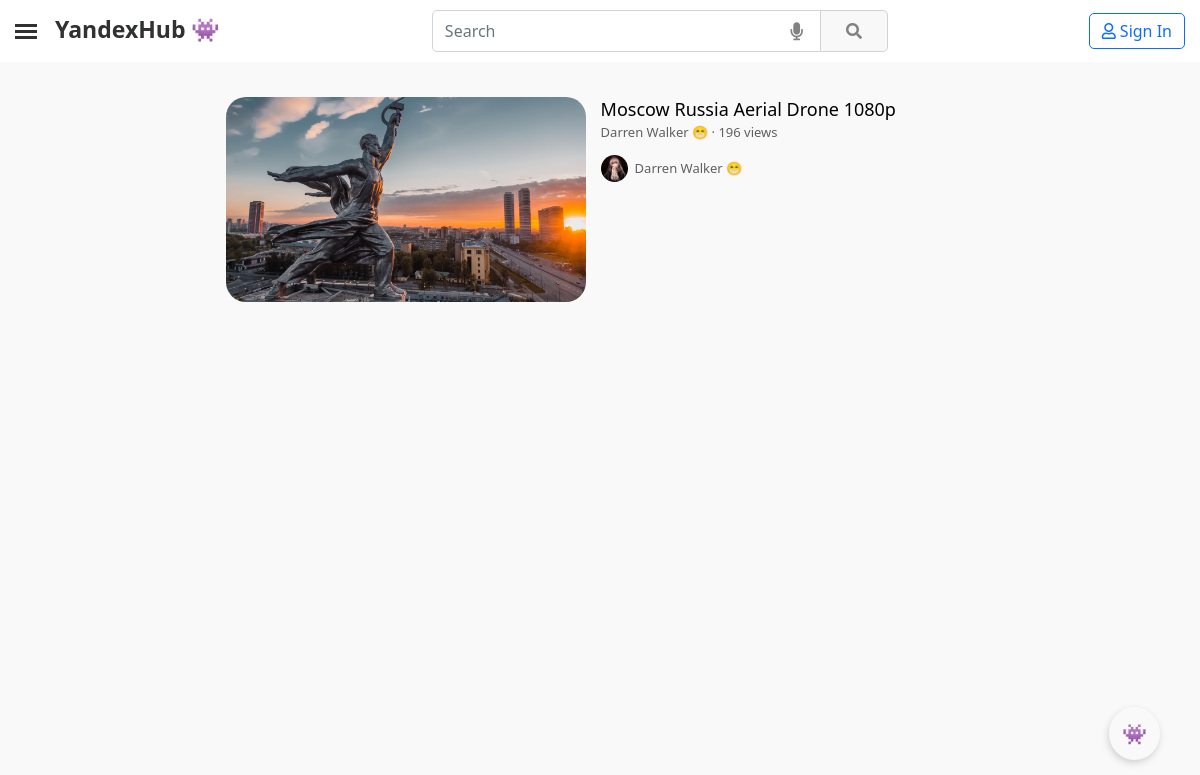
The page /results/search_query=1/ on the database as committed earlier.
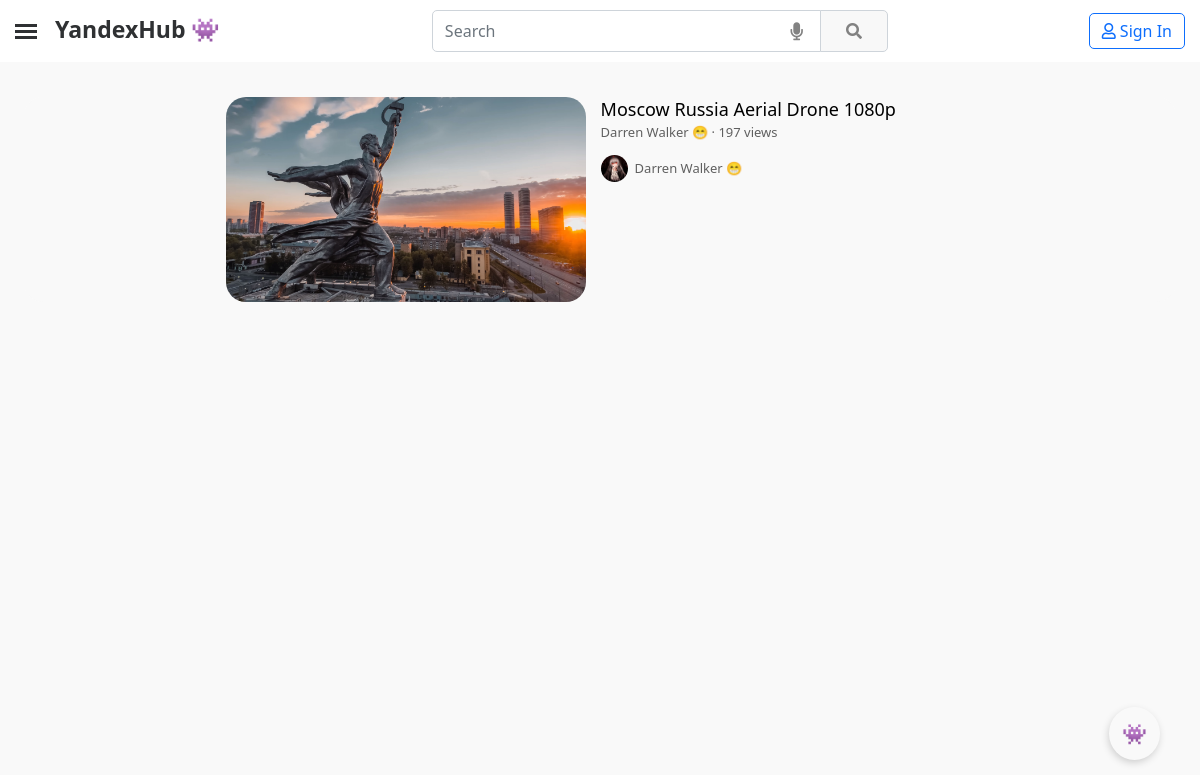
The same page on the database as committed later.
### YandexHub/apps/mainapp/models.py (models this page shows, shortened)
class Video(models.Model):
    video_id = models.CharField(blank=True, null=True, max_length=32)
    creator = models.ForeignKey(CustomUser, on_delete=models.CASCADE, null=False, related_name='video_creator')
    video = models.FileField(upload_to='videos/')
    video_banner = models.ImageField(upload_to='video_banners/')
    views = models.BigIntegerField(default=0)
    likes = models.BigIntegerField(default=0)
    dislikes = models.BigIntegerField(default=0)
    comments = models.BigIntegerField(default=0)
    coefficient = models.FloatField(default=0)
    title = models.CharField(max_length=150)
    description = models.TextField(blank=True, null=True, max_length=1000000)
    date_created = models.DateTimeField(auto_now_add=True, db_index=True)

class CustomUser(AbstractUser):
    user_id = models.CharField(blank=True, null=True, max_length=24)
    email = models.EmailField(null=True, unique=True)
    username = models.CharField(blank=True, null=True, max_length=25)
    avatar = models.ImageField(blank=True, null=True, upload_to = 'avatars/', default='avatars/default/default_avatar.png')
    banner = models.ImageField(blank=True, null=True, upload_to='users_banners/')
    all_views = models.BigIntegerField(default=0)
    all_comments = models.BigIntegerField(default=0)
    all_likes = models.BigIntegerField(default=0)
    all_dislikes = models.BigIntegerField(default=0)
    all_subscribers = models.BigIntegerField(default=0)
    all_notifications = models.BigIntegerField(default=0)
    all_posts_likes = models.BigIntegerField(default=0)
    all_posts_dislikes = models.BigIntegerField(default=0)
    description = models.TextField(blank=True, null=True, max_length=5000)
    contact_email  = models.CharField(blank=True, null=True, max_length=75)
    location = models.CharField(blank=True, null=True, max_length=50)
    vk_link = models.CharField(blank=True, null=True, max_length=150)
    instagram_link = models.CharField(blank=True, null=True, max_length=150)
    facebook_link = models.CharField(blank=True, null=True, max_length=150)
    reddit_link = models.CharField(blank=True, null=True, max_length=150)
    telegram_link = models.CharField(blank=True, null=True, max_length=150)
    twitter_link = models.CharField(blank=True, null=True, max_length=150)
    website_link = models.CharField(blank=True, null=True, max_length=150)
    telegram = models.CharField(blank=True, null=True, max_length=150)
    date_created = models.DateTimeField(auto_now_add=True, db_index=True)
    REQUIRED_FIELDS = ['username']
    USERNAME_FIELD = 'email'

### YandexHub/apps/mainapp/views.py (the view)
# urls.py: path('results/search_query=<str:pk>/', SearchView.as_view(), name='search_page'),
class SearchView(ListView):
    template_name = "video/search/search.html"
    paginate_by = 10
    queryset = Video
    context_object_name = "videos"
    def get_queryset(self):
        return Video.objects.filter(title__icontains=self.kwargs['pk']).order_by('-coefficient')
    def get_context_data(self, **kwargs):
        context = super(SearchView, self).get_context_data(**kwargs)
        context['title'] = self.kwargs['pk']
        return context

### YandexHub/apps/mainapp/templatetags/poll_extras.py (called while the page is built)
@register.filter(name='brief_views_format')
@stringfilter
def brief_views_format(arg):
    if int(arg) < 1000000:
        if int(arg) == 1:
            return '1 view'
        elif int(arg) < 1000:
            return f'{arg} views'
        else:
            return f"{str_fixed(float(int(arg)/1000), int(arg), 1, 'views')}K views"
    elif int(arg) < 1000000000:
        return f"{str_fixed(float(int(arg)/1000000), int(arg), 1, 'views')}M views"
    elif int(arg) < 1000000000000:
        return f"{str_fixed(float(int(arg)/1000000000), int(arg), 1, 'views')}B views"
    else:
        return ''

@register.filter(name='html_to_text')
@stringfilter
def html_to_text(html):
    cleanr = re.compile('<.*?>')
    cleantext = re.sub(cleanr, '', html)
    return cleantext

### YandexHub/apps/mainapp/templates/video/search/search.html (shortened to what this page needs)
{% extends "main.html" %}
{% block content %}
{% load static %}
{% load poll_extras %}
<main role="main" style="margin-top: 35px;">
    <div class="block-content">
        {% if videos %}
        <div class="infinite-container">
            {% for i in videos %}
            <div class="infinite-item">
                <div class="card" style="height: 205px; margin-top: 10px;">
                    <div class="row g-0" style="width: 65%; position: relative; margin-left: auto; margin-right: auto;">
                        <div class="col-md-4" style="left: 0; position: absolute;">
                            <a style="cursor: pointer;" onclick="transition_link(`{% url 'video__page' i.video_id %}`)">
                                <div class="img"
                                    style="width: 360px; height: 205px; border-radius: 20px; background-image: url({{i.video_banner.url}});">
                                </div>
                            </a>
                        </div>
                        <div class="col-md-8" style="top: 0; position: absolute; left: 365px;">
                            <div style="padding-top: 0; margin-left: 10px;">
                                <a style="cursor: pointer;" onclick="transition_link(`{% url 'video__page' i.video_id %}`)">
                                    <p style="font-size: 18px; margin-bottom: -2px; color: #000;">{{ i.title }}</p>
                                </a>
                                <small style="color: #606060; font-size: 13px;"><a style="color: #606060; cursor: pointer;" onclick="transition_link(`{% url 'channel__page' i.creator.user_id %}`)">{{i.creator.username}}</a> · {{i.views|brief_views_format}}</small>
                                <a style="cursor: pointer;" onclick="transition_link(`{% url 'channel__page' i.creator.user_id %}`)">
                                    <small style="display: block; margin-top: 12px; font-size: 13px; color: #606060;">
                                        <div class="img"
                                            style="display: inline-block; margin-right: 7px; width: 27px; height: 27px; border-radius: 50%; background-image: url({{i.creator.avatar.url}});">
                                        </div>
                                        <div style="display: inline-block; position: absolute; margin-top: 4px;">
                                            {{i.creator.username}}</div>
                                    </small>
                                </a>
                            </div>
                        </div>
                    </div>
                </div>
            </div>
            {% endfor %}
        </div>
        {% else %}
        <h2 style="text-align: center; margin-bottom: 40px;">No results were found for <b style="color: #0d6efd;">{{title}}</b></h2>
        {% endif %}
    </div>
</main>
{% endblock %}

Rows that differ between the two databases and show on the page:
changed Video "Moscow Russia Aerial Drone 1080p": views|brief_views_format "196 views" → "197 views"
